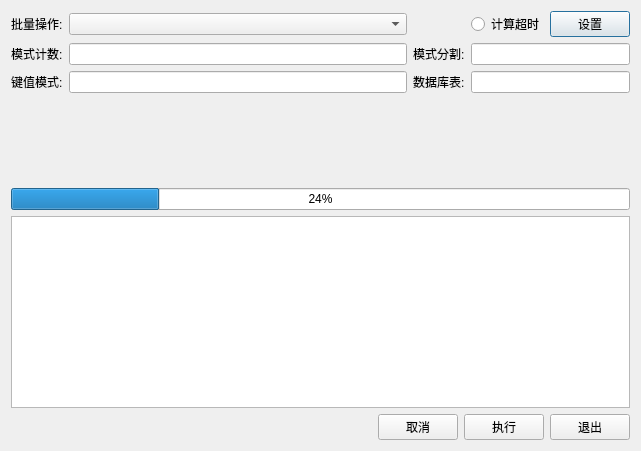
<?xml version="1.0" encoding="UTF-8"?>
<ui version="4.0">
 <class>BatchOperateDialog</class>
 <widget class="QDialog" name="BatchOperateDialog">
  <property name="geometry">
   <rect>
    <x>0</x>
    <y>0</y>
    <width>641</width>
    <height>451</height>
   </rect>
  </property>
  <property name="windowTitle">
   <string>Dialog</string>
  </property>
  <layout class="QGridLayout" name="gridLayout_2">
   <item row="0" column="0">
    <layout class="QVBoxLayout" name="verticalLayout">
     <item>
      <layout class="QGridLayout" name="gridLayout">
       <item row="0" column="0">
        <widget class="QLabel" name="_batchOplabel">
         <property name="text">
          <string>批量操作:</string>
         </property>
        </widget>
       </item>
       <item row="0" column="1">
        <widget class="QComboBox" name="_batchComboBox"/>
       </item>
       <item row="0" column="3">
        <widget class="QRadioButton" name="_radioButton">
         <property name="text">
          <string>计算超时</string>
         </property>
        </widget>
       </item>
       <item row="0" column="4">
        <widget class="QPushButton" name="_setPushButton">
         <property name="text">
          <string>设置</string>
         </property>
        </widget>
       </item>
       <item row="1" column="0">
        <widget class="QLabel" name="_patternCountLabel">
         <property name="text">
          <string>模式计数:</string>
         </property>
        </widget>
       </item>
       <item row="1" column="1">
        <widget class="QLineEdit" name="_patternCountLineEdit"/>
       </item>
       <item row="1" column="2">
        <widget class="QLabel" name="_patternSeparatorLabel">
         <property name="text">
          <string>模式分割:</string>
         </property>
        </widget>
       </item>
       <item row="1" column="3" colspan="2">
        <widget class="QLineEdit" name="_patternSeparatorLineEdit"/>
       </item>
       <item row="2" column="0">
        <widget class="QLabel" name="_patternLabel">
         <property name="text">
          <string>键值模式:</string>
         </property>
        </widget>
       </item>
       <item row="2" column="1">
        <widget class="QLineEdit" name="_patternlineEdit"/>
       </item>
       <item row="2" column="2">
        <widget class="QLabel" name="_tableLabel">
         <property name="text">
          <string>数据库表:</string>
         </property>
        </widget>
       </item>
       <item row="2" column="3" colspan="2">
        <widget class="QLineEdit" name="_tablelineEdit"/>
       </item>
      </layout>
     </item>
     <item>
      <spacer name="_verticalSpacer">
       <property name="orientation">
        <enum>Qt::Vertical</enum>
       </property>
       <property name="sizeHint" stdset="0">
        <size>
         <width>20</width>
         <height>18</height>
        </size>
       </property>
      </spacer>
     </item>
     <item>
      <widget class="QProgressBar" name="_progressBar">
       <property name="value">
        <number>24</number>
       </property>
      </widget>
     </item>
     <item>
      <widget class="QTextBrowser" name="_textBrowser"/>
     </item>
     <item>
      <layout class="QHBoxLayout" name="horizontalLayout">
       <item>
        <spacer name="_buttonHorizontalSpacer">
         <property name="orientation">
          <enum>Qt::Horizontal</enum>
         </property>
         <property name="sizeHint" stdset="0">
          <size>
           <width>238</width>
           <height>20</height>
          </size>
         </property>
        </spacer>
       </item>
       <item>
        <widget class="QPushButton" name="_cancelPushButton">
         <property name="text">
          <string>取消</string>
         </property>
        </widget>
       </item>
       <item>
        <widget class="QPushButton" name="_okPushButton">
         <property name="text">
          <string>执行</string>
         </property>
        </widget>
       </item>
       <item>
        <widget class="QPushButton" name="_exitPushButton">
         <property name="text">
          <string>退出</string>
         </property>
        </widget>
       </item>
      </layout>
     </item>
    </layout>
   </item>
  </layout>
 </widget>
 <resources/>
 <connections/>
</ui>
